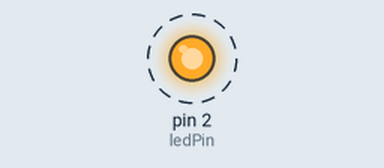
Simulated run of this sketch. Board: Arduino Uno, built with avr-gcc and run on an emulated ATmega328P. On the bench: output pins drawn as LEDs (lit = HIGH). Dashed ring = blinking.

Above: at 0.5 s.
Timing chart, 0 to 4.6 s (numbered marks = the images above):
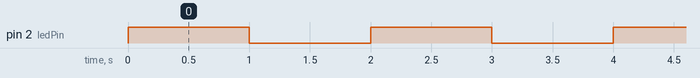

The sketch:

While.ino
```cpp
const int ledPin=2;

void setup() {

  pinMode(ledPin, OUTPUT);

}

void loop() {

  while(true){
    digitalWrite(2, HIGH);
    delay(1000);
    digitalWrite(2, LOW);
    delay(1000);
  }


}
```

Measured:
- by itself, pin 2 (ledPin): alternates HIGH for 1.0 s and LOW for 1.0 s
